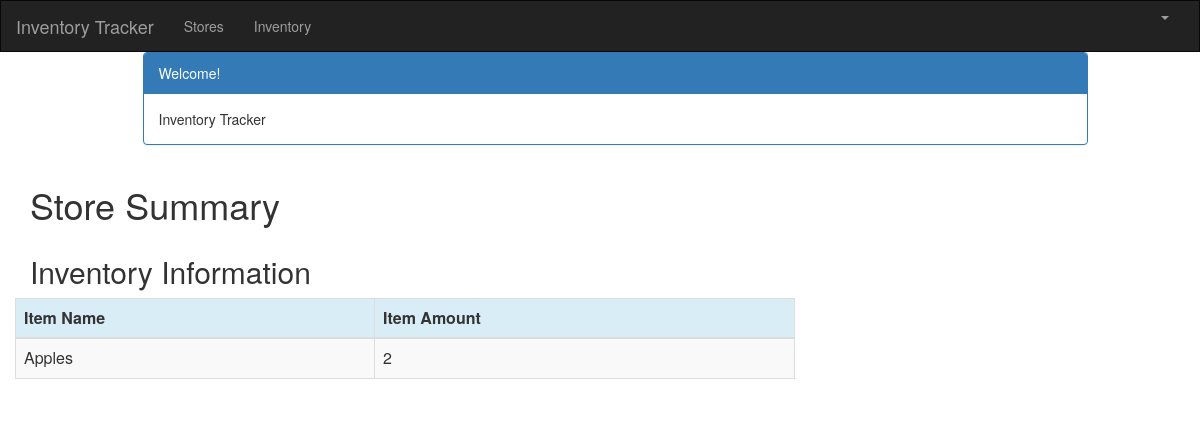
Page /store/1/summary/ (signed in) on the earlier database version.
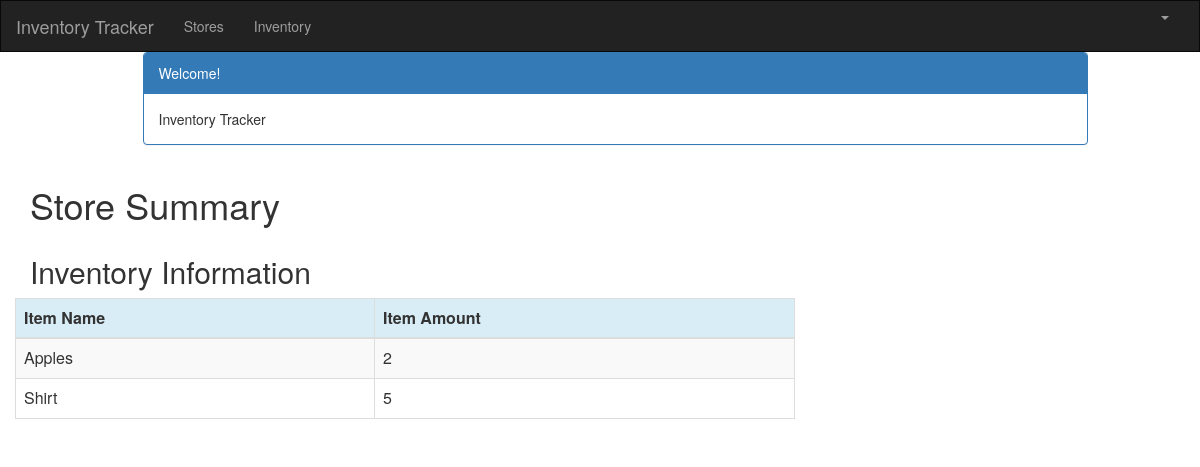
Same page on the later database version.
### inventorysystem/models.py (models this page shows, shortened)
class Inventory(models.Model):
    store = models.ForeignKey(Store, on_delete=models.CASCADE)
    inventory_name = models.CharField(max_length=200)
    inventory_amount = models.IntegerField(default=0)
    created_date = models.DateTimeField(
        default=timezone.now)

### inventorysystem/views.py (the view)
# urls.py: path('store/<int:pk>/summary/', views.summary, name='summary'),
@login_required
def summary(request, pk):
    store = get_object_or_404(Store, pk=pk)
    stores = Store.objects.filter(created_date__lte=timezone.now())
    inventorys = Inventory.objects.filter(store=pk)
    return render(request, 'inventorysystem/summary.html', {'stores': stores,
                                                            'inventorys': inventorys, })

### inventorysystem/templates/inventorysystem/summary.html
{% extends 'inventorysystem/base.html' %}
{% block content %}
<div class="container">
    <div class="row">
        <div class="col-md-10 col-md-offset-1">
            <div class="panel panel-primary">
                <div class="panel-heading">Welcome!</div>
                <div class="panel-body">
                    Inventory Tracker
                </div>
            </div>
        </div>
    </div>
</div>
<div class="row">
    <h1 style="padding-left: 15Px">Store Summary</h1>
</div>
    <div class="row">
        <h2 style="padding-left: 15Px">Inventory Information</h2>
    </div>
    <div class="row">
        <table class="table table-striped table-bordered table-hover">
            <thead>
            <tr class="bg-info">
                <th>Item Name</th>
                <th>Item Amount</th>
            </tr>
            </thead>
            <tbody>
            {% for inventory in inventorys %}
                <tr>
                    <td>{{ inventory.inventory_name}}</td>
                    <td>{{ inventory.inventory_amount }}</td>
            {% endfor %}
            </tbody>
        </table>
    </div>
</div>
{% endblock %}

Differences in the rows shown:
added Inventory: inventory_name "Shirt", inventory_amount "5"
